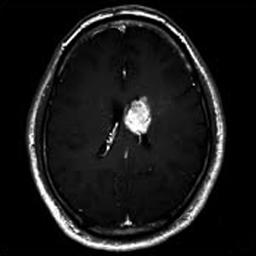
%> input picture brain tumer/brain2.jpg, 256 x 256 px
$ octave rahul1.m   (GNU Octave 9; MATLAB toolbox functions it lacks are replaced by stand-ins)
%> lines starting %> are read from the running program, lines starting %| are printed output that depends on the picture; in (x1, y1, x2, y2) boxes, pixels count from 0 and x2, y2 are one past the last pixel; in counts of white or black regions, pixels touching at a corner belong together; the program's own positions count from 1
    i=imread('brain2.jpg');
%> i is the input picture: size 256x256 uint8; min 0, max 255, mean 24.6
    bw = im2bw(i,0.7);
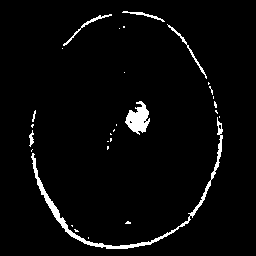
%> bw: size 256x256 logical; 3.4% white; 29 white regions (22 under 20 px), largest, box (x1, y1, x2, y2) and area: (31, 117, 223, 249) 1169, (125, 101, 150, 135) 488, (167, 24, 207, 79) 143
    label=bwlabel(bw);
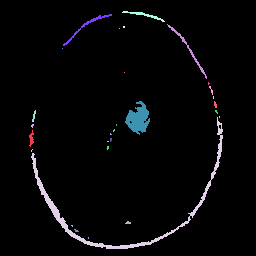
%> label: size 256x256 double; 30 distinct labels, from 0 to 29; one colour per label, 0 black
    stats=regionprops(label,'Solidity','Area');
%> stats = 29 regions; largest, Area and Solidity: 1169 0.0662, 488 0.82, 143 0.466, 133 0.373, 99 0.556
    density=[stats.Solidity];
%> density = 29 values, max 1 at index 6, min 0.0662 at index 4, mean 0.848
    area=[stats.Area];
%> area = 29 values, max 1169 at index 4, min 1 at index 6, mean 76.41
    high_dense_area = density > 0.5;
%> high_dense_area = 29 logical values, 26 true
    max_area = max(area(high_dense_area));
%> max_area = 488
    tumor_label  = find( area == max_area);
%> tumor_label = 21
     tumor=ismember(label,tumor_label);
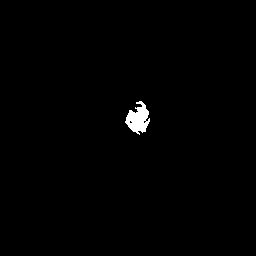
%> tumor: size 256x256 logical; 0.74% white; 1 white region, box (x1, y1, x2, y2) and area: (125, 101, 150, 135) 488
     se= strel('square',5);
     tumor=imdilate(tumor,se);
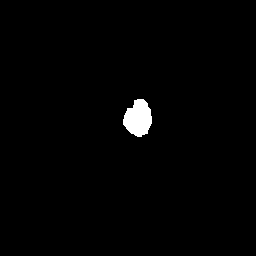
%> tumor: size 256x256 logical; 1.2% white; 1 white region, box (x1, y1, x2, y2) and area: (123, 99, 152, 137) 792
     figure(2)
     subplot(1,3,1)
     imshow(i,[])
     title('Brain')
     subplot(1,3,2)
     imshow(tumor,[])
     title('Tumor Alone')
     [B,L]  = bwboundaries(tumor,'noholes');
%> B = 1 boundary; box (x1, y1, x2, y2) and points: (123, 99, 152, 137) 99
subplot(1,3,3)
imshow(i,[])
hold on
for i = 1:length(B)
    plot (B{i} (:,2), B{i}(:,1),'b' , 'linewidth',2.15)
end
%> this loop made 1 pass
title('Detected Tumors')
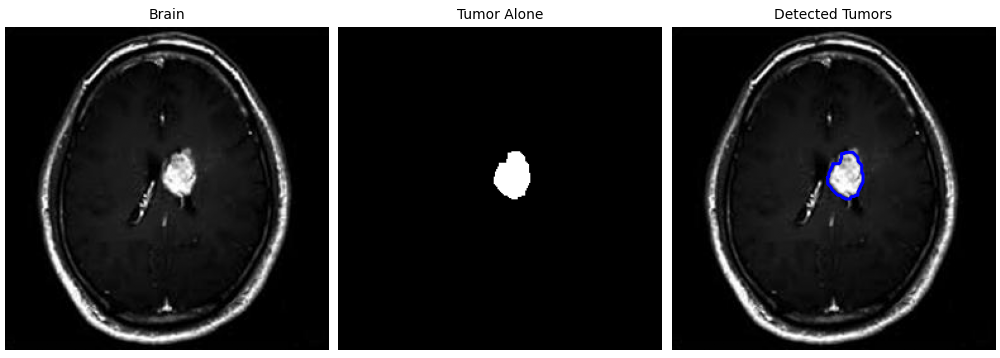
%> figure redrawn from the program's plot data, 3 panels
hold off

$ run again, with brain tumer/brain15.jpg copied over brain tumer/brain2.jpg
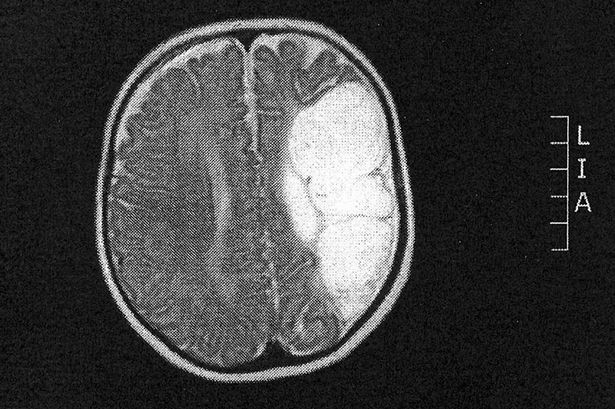
%> input picture brain tumer/brain15.jpg, 615 x 409 px
%> i is the input picture: size 409x615x3 uint8; min 0, max 255, mean 64.3
%> bw: size 409x615 logical; 11.7% white; 2828 white regions (2791 under 20 px), largest, box (x1, y1, x2, y2) and area: (277, 80, 400, 338) 18312, (96, 151, 415, 381) 2144, (115, 38, 231, 151) 911
%> `label=bwlabel(bw);`:
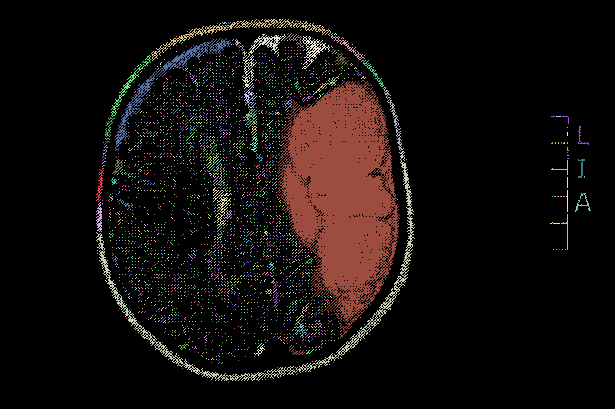
%> label: size 409x615 double; 2829 distinct labels, from 0 to 2828; one colour per label, 0 black
%> stats = 2828 regions; largest, Area and Solidity: 18312 0.795, 2144 0.0425, 911 0.228, 641 0.159, 367 0.295
%> density = 2828 values, max 1 at index 4, min 0.0425 at index 3, mean 0.965
%> area = 2828 values, max 18312 at index 2251, min 1 at index 4, mean 10.38
%> high_dense_area = 2828 logical values, 2768 true
%> max_area = 18312
%> tumor_label = 2251
%> L: size 409x615 double; values 0 (black) and 1 (white), 9.1% white; 1 white region, box (x1, y1, x2, y2) and area: (275, 78, 402, 340) 22869
%> B = 1 boundary; box (x1, y1, x2, y2) and points: (275, 78, 402, 340) 671
%> the loop `for i = 1:length(B)` made 1 pass
%> `title('Detected Tumors')`:
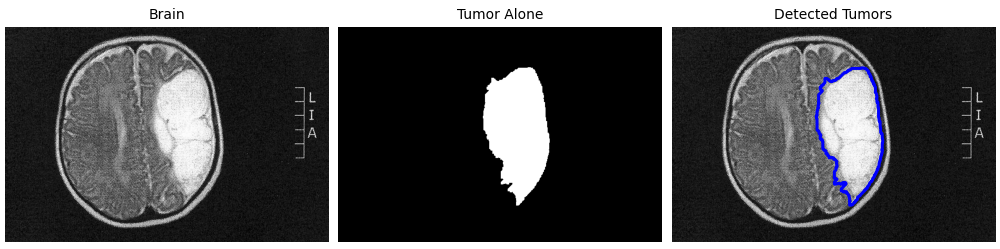
%> figure redrawn from the program's plot data, 3 panels
